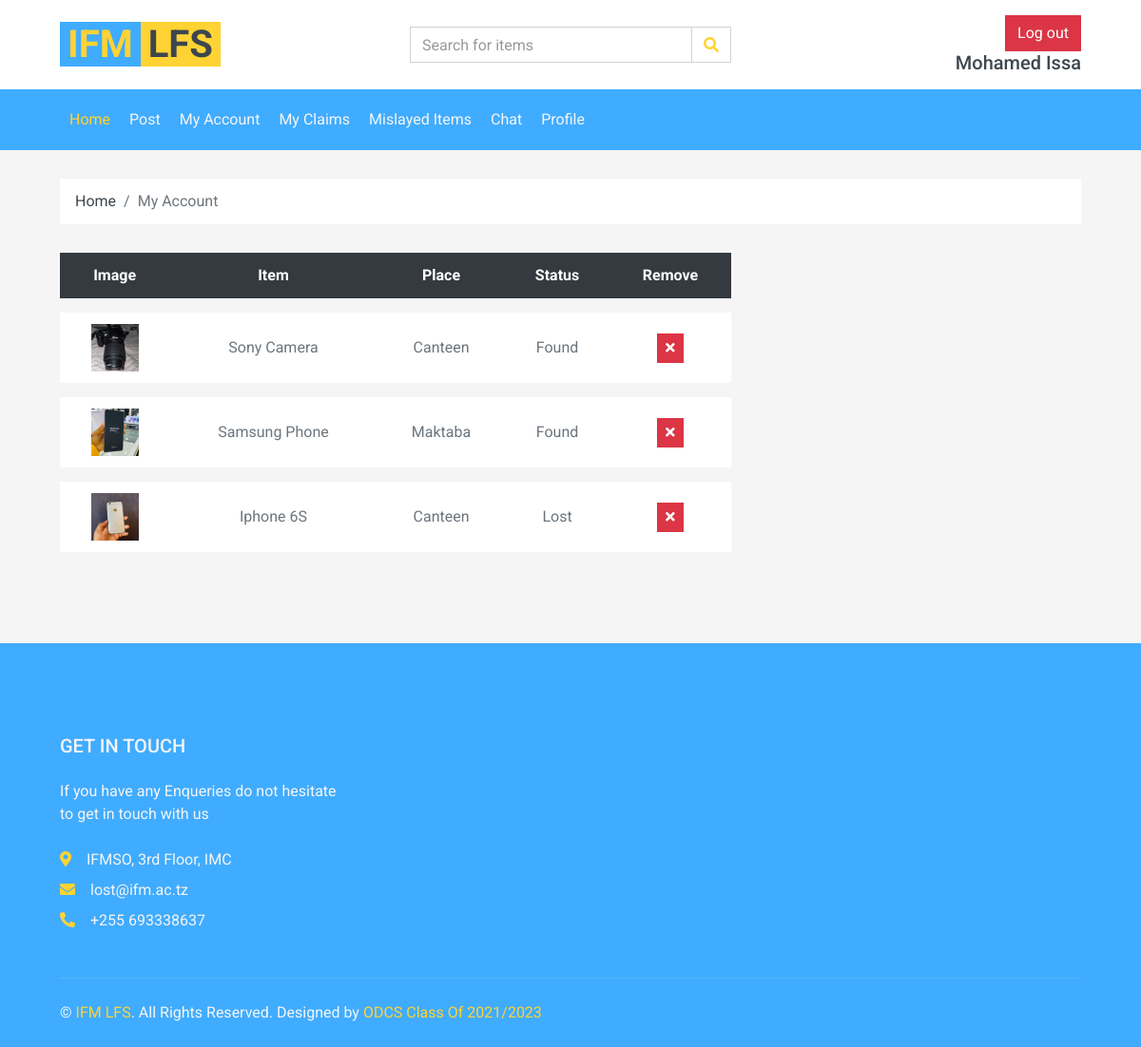
/myaccount.php (signed in), run on the app's committed database.
### tables this page shows
CREATE TABLE `items` (
  `item_id` int(11) NOT NULL AUTO_INCREMENT,
  `item_name` varchar(255) DEFAULT NULL,
  `category` varchar(255) DEFAULT NULL,
  `description` varchar(255) DEFAULT NULL,
  `postedby` int(11) DEFAULT NULL,
  `location_found` varchar(255) DEFAULT NULL,
  `location_lost` varchar(255) DEFAULT NULL,
  `date_found` varchar(255) DEFAULT NULL,
  `date_lost` varchar(255) DEFAULT NULL,
  `owner_name` varchar(255) DEFAULT NULL,
  `owner_contact` varchar(255) DEFAULT NULL,
  `claimed` tinyint(1) DEFAULT 0,
  `foundby` int(11) DEFAULT NULL,
  `type` varchar(255) DEFAULT NULL,
  `claimed_by` int(11) DEFAULT NULL,
  `status` int(11) DEFAULT 0,
  `claimed_date` date DEFAULT NULL,
  `image` varchar(255) DEFAULT NULL,
  PRIMARY KEY (`item_id`),
  KEY `postedby` (`postedby`),
  KEY `claimed_by` (`claimed_by`),
  KEY `foundby` (`foundby`),
  CONSTRAINT `items_ibfk_1` FOREIGN KEY (`postedby`) REFERENCES `users` (`id`),
  CONSTRAINT `items_ibfk_2` FOREIGN KEY (`claimed_by`) REFERENCES `users` (`id`),
  CONSTRAINT `items_ibfk_3` FOREIGN KEY (`foundby`) REFERENCES `users` (`id`)
);

### myaccount.php (the view, shortened to what this page needs)
<!DOCTYPE html>
<html lang="en">
<head>
    <link href="https://cdnjs.cloudflare.com/ajax/libs/font-awesome/5.10.0/css/all.min.css" rel="stylesheet">
    <link href="lib/animate/animate.min.css" rel="stylesheet">
    <link href="lib/owlcarousel/assets/owl.carousel.min.css" rel="stylesheet">
    <link href="css/style.css" rel="stylesheet">
</head>
<body>
    <div class="container-fluid">
        <div class="row align-items-center bg-light py-3 px-xl-5 d-none d-lg-flex">
            <div class="col-lg-4">
                <a href="index.php" class="text-decoration-none">
                    <span class="h1 text-uppercase text-primary bg-dark px-2">IFM</span>
                    <span class="h1 text-uppercase text-dark bg-primary px-2 ml-n1"> LFS</span>
                </a>
            </div>
            <div class="col-lg-4 col-6 text-left">
                <form action="search.php">
                    <div class="input-group">
                        <input name="query" type="text" class="form-control" placeholder="Search for items">
                        <div class="input-group-append">
                            <span class="input-group-text bg-transparent text-primary">
                                <i class="fa fa-search"></i>
                            </span>
                        </div>
                    </div>
                </form>
            </div>
            <div class="col-lg-4 col-6 text-right">
                <?php
                if(isset($_SESSION['username'])){
                    $fname = $_SESSION['first_name'] .' '. $_SESSION['lastname'];
                   echo '<p class="m-0"><a class="btn btn-danger" href="helpers/logout.php">Log out</a></p>
                    <h5 class="m-0">'.$fname.'</h5>';
                }else{
                    echo '<p class="m-0"><a class="btn btn-primary" href="login.php">Login</a></p>
                    <h5 class="m-0">Guest</h5>';
                }
                ?>
            </div>
        </div>
    </div>
    <div class="container-fluid bg-dark mb-30">
        <div class="row px-xl-5">
            <div class="col-lg-9">
                <nav class="navbar navbar-expand-lg bg-dark navbar-dark py-3 py-lg-0 px-0">
                    <div class="collapse navbar-collapse justify-content-between" id="navbarCollapse">
                        <div class="navbar-nav mr-auto py-0">
                            <a href="index.php" class="nav-item nav-link active">Home</a>
                            <a href="post.php" class="nav-item nav-link">Post</a>
                            <a href="myaccount.php" class="nav-item nav-link">My Account</a>
                            <a href="myclaims.php" class="nav-item nav-link">My Claims</a>
                            <a href="mislayed.php" class="nav-item nav-link">Mislayed Items </a>
                            <a href="chat/login.php" class="nav-item nav-link">Chat </a>
                            <a href="profile.php" class="nav-item nav-link">Profile </a>
                        </div>
                        </div>
                    </div>
            </div>
        </div>
    <div class="container-fluid">
        <div class="row px-xl-5">
            <div class="col-12">
                <nav class="breadcrumb bg-light mb-30">
                    <a class="breadcrumb-item text-dark" href="#">Home</a>
                    <span class="breadcrumb-item active">My Account</span>
                </nav>
            </div>
        </div>
    </div>
    <div class="container-fluid">
        <div class="row px-xl-5">
            <div class="col-lg-8 table-responsive mb-5">
                <table class="table table-light table-borderless table-hover text-center mb-0">
                    <thead class="thead-dark">
                        <tr>
                            <th>Image</th>
                            <th>Item</th>
                            <th>Place</th>
                            <th>Status</th>
                            <th>Remove</th>
                        </tr>
                    </thead>
                    <tbody class="align-middle">
                    <?php
                    include 'helpers/dbcon.inc.php';
                    $uid = $_SESSION['id'];
                    $sql = "SELECT items.*, users.*
                    FROM items
                    INNER JOIN users ON items.postedby = users.id OR items.foundby = users.id WHERE users.id = $uid ORDER BY item_id DESC";
                    $result = $conn->query($sql);
                        while($row = $result->fetch_assoc()){
                            $item = $row['item_name'];
                            $image = $row['image'];
                            $id = $row['item_id'];
                            $place =  $row['location_found'];
                            $type = $row['type'];
                            echo "
                            <tr>
                            <td class='align-middle'><img src='$image' alt='' style='width: 50px;'></td>
                            <td class='align-middle'>$item</td>
                            <td class='align-middle'>$place</td>
                            <td class='align-middle'>$type</td>
                            <td class='align-middle'><a href='helpers/removeitem.php?id=$id'><button class='btn btn-sm btn-danger'><i class='fa fa-times'></i></button></a></td>
                            </tr>";
                        }
                    ?>
                    </tbody>
                </table>
            </div>
        </div>
    </div>
    <div class="container-fluid bg-dark text-secondary mt-5 pt-5">
        <div class="row px-xl-5 pt-5">
            <div class="col-lg-4 col-md-12 mb-5 pr-3 pr-xl-5">
                <h5 class="text-secondary text-uppercase mb-4">Get In Touch</h5>
                <p class="mb-4">If you have any Enqueries do not hesitate to get in touch with us</p>
                <p class="mb-2"><i class="fa fa-map-marker-alt text-primary mr-3"></i>IFMSO, 3rd Floor, IMC</p>
                <p class="mb-2"><i class="fa fa-envelope text-primary mr-3"></i>lost@ifm.ac.tz</p>
                <p class="mb-0"><i class="fa fa-phone-alt text-primary mr-3"></i>+255 693338637</p>
            </div>
        </div>
        <div class="row border-top mx-xl-5 py-4" style="border-color: rgba(256, 256, 256, .1) !important;">
            <div class="col-md-6 px-xl-0">
                <p class="mb-md-0 text-center text-md-left text-secondary">
                    &copy; <a class="text-primary" href="ifm.ac.tz">IFM LFS</a>. All Rights Reserved. Designed
                    by
                    <a class="text-primary" href="https://ifm.ac.tz">ODCS Class Of 2021/2023</a>
                </p>
            </div>
        </div>
    </div>
</body>
</html>

### data on the page
items: image (picture), item_name "Sony Camera", location_found "Canteen", type "Found"
items: image (picture), item_name "Samsung Phone", location_found "Maktaba", type "Found"
items: image (picture), item_name "Iphone 6S", location_found "Canteen", type "Lost"

### other printed values
$fname "Mohamed Issa"
